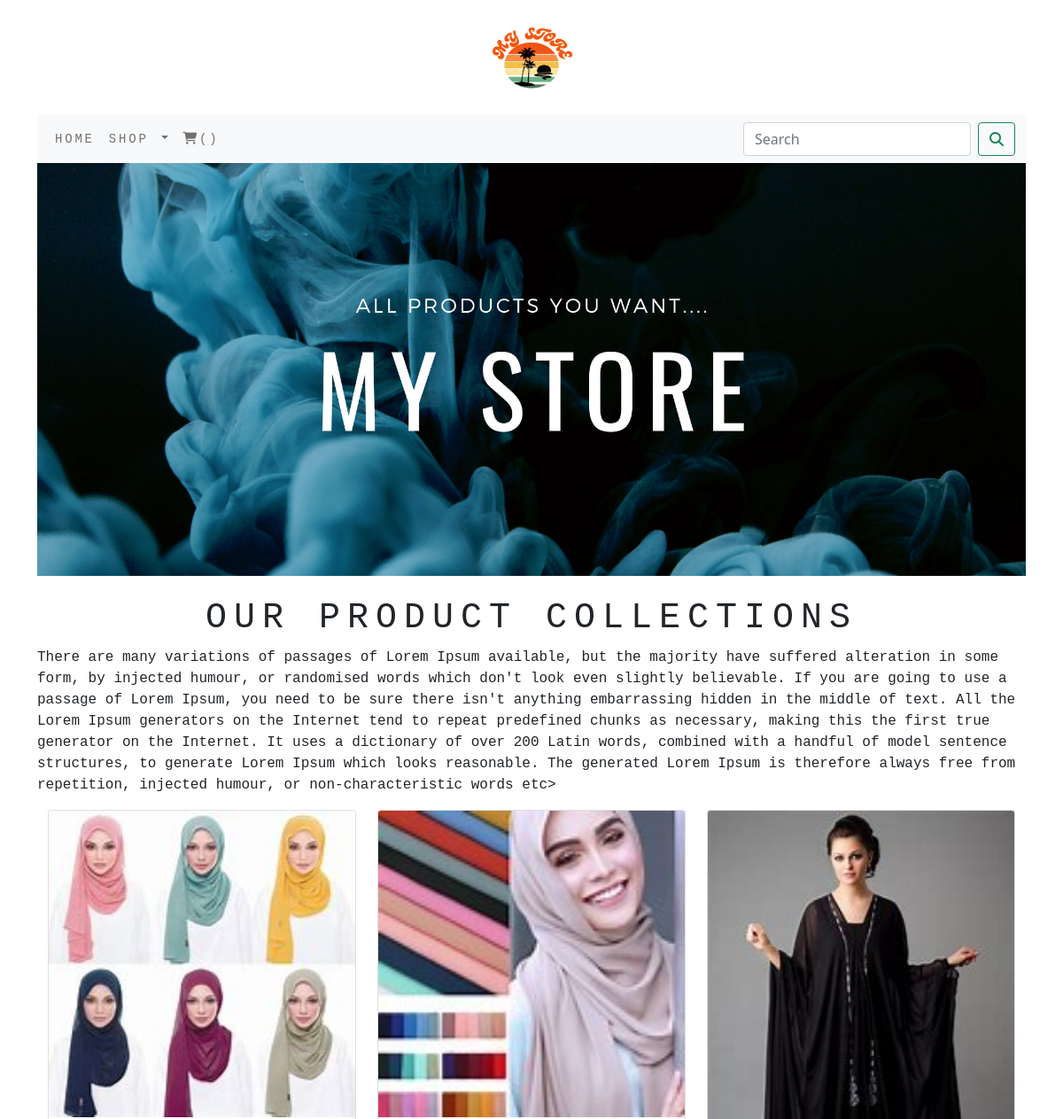
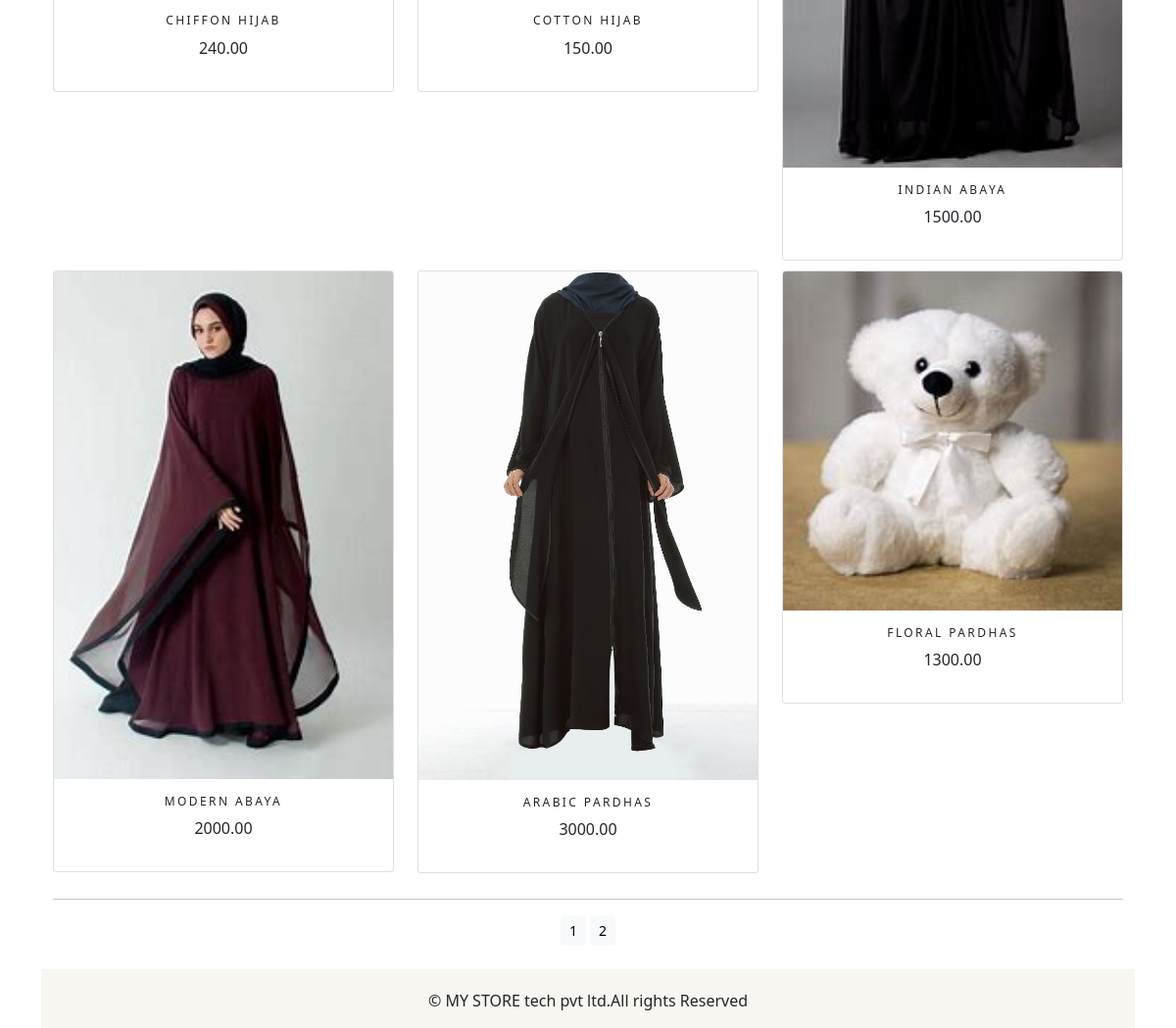
Page /shop on the committed database (2 pictures, top to bottom).
### shop/models.py (models this page shows, shortened)
class Product(models.Model):
    name=models.CharField(max_length=250,unique=True)
    slug=models.SlugField(max_length=250,unique=True)
    description=models.TextField(blank=True)
    price=models.DecimalField(max_digits=10,decimal_places=2)
    category=models.ForeignKey(Category,on_delete=models.CASCADE)
    image=models.ImageField(upload_to='product',blank=True)
    stock=models.IntegerField()
    available=models.BooleanField(default=True)
    created=models.DateTimeField(auto_now_add=True)
    updated=models.DateTimeField(auto_now_add=True)
    def get_url(self):
      return reverse('shop:prodCatdetail',args=[self.category.slug,self.slug])
    class Meta:
        ordering=('name',)
        verbose_name='product'
        verbose_name_plural='products'

### shop/views.py (the view)
# urls.py: path('',views.allProdCat,name='allProdCat'),
def allProdCat(request,c_slug=None):
    c_page=None
    products_list=None
    if c_slug != None:
        c_page=get_object_or_404(Category,slug=c_slug)
        products_list=Product.objects.all().filter(category=c_page,available=True)
    else:
        products_list=Product.objects.all().filter(available=True)
    paginator=Paginator(products_list,6)
    try:
        page=int(request.GET.get('page',1))
    except:
        page=1
    try:
        products=paginator.page(page)
    except (EmptyPage,InvalidPage ):
        products=paginator.page(paginator.num_pages)
    return render(request,"category.html",{'category':c_page,'products':products})

### shop/context_processors.py (called while the page is built)
def menu_links(request):
    links=Category.objects.all()
    return dict(links=links)

### shop/models.py (called while the page is built)
    def get_url(self):
      return reverse('shop:products_by_category',args=[self.slug])

### template/category.html (shortened to what this page needs)
{% extends 'base.html'  %}
{% load static %}
{% block content %}
<div class="mx_auto">
  {% if category %}
  <img class="my_image" src="{{ category.image.url }}" alt="{{ category.name }}">
</div>
<br>
<div>
  <h1 class="text-center my_title " >{{ category.name }}</h1>
  <p class="text-justify"> {{ category.description}}</p>
</div>
  {% else %}
    <div>
        <img class="my_image" style="width:100%;height:auto;" src="{% static 'img/banner.png' %}" alt="our products" width="1350px;">
    </div>
<br>
     <div>
    <h1 class="text-center  my_title" style="font-family: 'Courier Prime', monospace;">OUR PRODUCT COLLECTIONS</h1>
    <p class="text-justify"style= "font-family: 'Courier Prime', monospace;">There are many variations of passages of Lorem Ipsum available, but the majority have suffered alteration in some form, by injected humour, or randomised words which don't look even slightly believable. If you are going to use a passage of Lorem Ipsum, you need to be sure there isn't anything embarrassing hidden in the middle of text. All the Lorem Ipsum generators on the Internet tend to repeat predefined chunks as necessary, making this the first true generator on the Internet. It uses a dictionary of over 200 Latin words, combined with a handful of model sentence structures, to generate Lorem Ipsum which looks reasonable. The generated Lorem Ipsum is therefore always free from repetition, injected humour, or non-characteristic words etc></p>
      </div>
{% endif %}
<div class="container">
    <div class="row mx_auto">
        {% for product  in products.object_list %}
        <div class="my_bottom_margin col-9 col-sm-12 col-md-4  col-lg-4">
          <div class="card text-center" style="min-width:18rem;">
              <a href="{{product.get_url}}"><img class="card-img-top my_image" src="{{ product.image.url}}" alt="{{product.name}}"></a>
              <div class="card-body">
              <h4 class="text-center my_title" style="font-size:12px;">{{product.name}}</h4>
                  <p class="text-justify">{{product.price}}</p>
              </div>
          </div>
        </div>
        {% endfor %}
    </div>
    <div class="max-auto">
        {% if products.paginator.num_pages > 1 %}
        <hr>
        <div class="text-center">
            {% for pg in products.paginator.page_range %}
               <a href="?page={{pg}}" class="btn btn-light btn-sm {% if product.number == pg %} active {% endif %}">{{pg}}</a>
             {% endfor %}
        </div>
        {% endif %}
    </div>
    <br>
</div>
{% endblock %}

### template/base.html (shortened to what this page needs)
{% load static %}
<!DOCTYPE html>
<html lang="en">
<head>
    <link rel="stylesheet" href="{% static 'css/custom.css' %}">
     <link href="{% static 'css/bootstrap.min.css' %}" rel="stylesheet">
</head>
<body>
<div class="container">
  {% include 'header.html' %}
  {% include 'nav.html' %}
  {% block content %}
  {% endblock %}
</div>
{% include 'footer.html' %}
</body>
</html>

### template/header.html
{% load static %}
<header>
    <center>
      <a href="{% url 'shop:allProdCat' %}"></a>  <img src="{% static 'img/logo.png' %}" alt="loagimage" width="130px"; height="130px">
    </center>
</header>

### template/nav.html (shortened to what this page needs)
<nav class="navbar navbar-expand-lg navbar-light bg-light">
  <div class="container-fluid">
    <div class="collapse navbar-collapse" id="navbarSupportedContent">
      <ul class="navbar-nav me-auto mb-2 mb-lg-0">
        <li class="nav-item">
          <a class="nav-link" href="#">Home</a>
        </li>
        <li class="nav-item dropdown {% if 'shop' in request.path %} active {% endif %}">
          <a class="nav-link dropdown-toggle" href="#" id="navbarDropdown" role="button" data-bs-toggle="dropdown" aria-expanded="false">
            Shop
          </a>
        </li>
        <li class="nav-item">
          <a class="nav-link " href="#" ><i class="fa-solid fa-cart-shopping"></i>()</a>
        </li>
      </ul>
      <form class="d-flex" action="{% url 'search_app:SearchResult' %}" method="get">
        <input class="form-control me-2" type="search" placeholder="Search" name="q" aria-label="Search">
        <button class="btn btn-outline-success" type="submit"><i class="fa-solid fa-magnifying-glass"></i></button>
      </form>
    </div>
  </div>
</nav>

### template/footer.html
<div class="footer navbar-fixed-bottom my_footer ">
    <p class="text-center">&copy; MY STORE tech pvt ltd.All rights Reserved</p>
</div>

### static/css/custom.css (style rules this page uses)
body { font-family: 'Courier Prime', monospace; }
.nav-item { font-family: 'Courier Prime', monospace; letter-spacing : .2em; font-size : 14px; text-transform : uppercase; }
.my_footer { background-color:#F8F6F0; height:60px; }
.my_footer p { padding-top: 20px; font_size :14px; }
.my_image { width : 100%; height :auto; }
.my_title { font_size:15px; text-transform:uppercase; letter-spacing:.2em; }
.my_bottom_margin { margin-bottom:10px; }
.card-body h4 { font_size:14px; text-transform:uppercase; letter-spacing:.2em; }

### rows in the picture
Product: image (picture), name "CHIFFON HIJAB", price "240.00"
Product: image (picture), name "COTTON HIJAB", price "150.00"
Product: image (picture), name "INDIAN ABAYA", price "1500.00"
Product: image (picture), name "MODERN ABAYA", price "2000.00"
Product: image (picture), name "ARABIC PARDHAS", price "3000.00"
Product: image (picture), name "FLORAL PARDHAS", price "1300.00"

### other values in the picture
{{ pg }} "1" "2"
